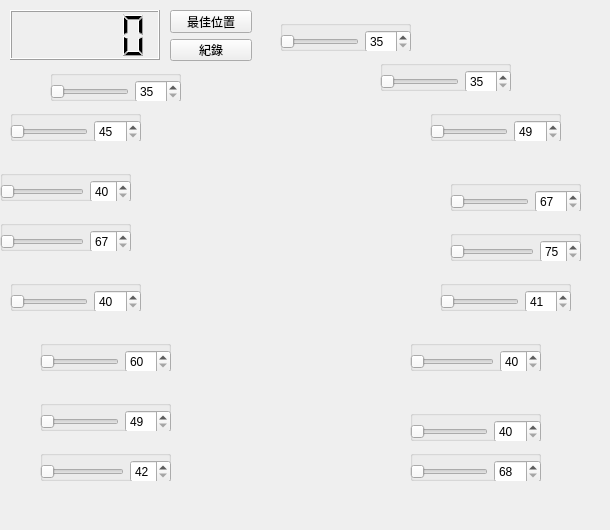
    <widget class="QWidget" name="tab">
     <attribute name="title">
      <string>教學視窗</string>
     </attribute>
     <widget class="QGroupBox" name="groupBox_16">
      <property name="geometry">
       <rect>
        <x>410</x>
        <y>450</y>
        <width>131</width>
        <height>31</height>
       </rect>
      </property>
      <property name="autoFillBackground">
       <bool>true</bool>
      </property>
      <property name="title">
       <string/>
      </property>
      <widget class="QWidget" name="layoutWidget_15">
       <property name="geometry">
        <rect>
         <x>0</x>
         <y>10</y>
         <width>131</width>
         <height>23</height>
        </rect>
       </property>
       <layout class="QHBoxLayout" name="horizontalLayout_31">
        <item>
         <widget class="QSlider" name="horizontalSlider_16">
          <property name="autoFillBackground">
           <bool>false</bool>
          </property>
          <property name="minimum">
           <number>68</number>
          </property>
          <property name="maximum">
           <number>108</number>
          </property>
          <property name="orientation">
           <enum>Qt::Horizontal</enum>
          </property>
         </widget>
        </item>
        <item>
         <widget class="QSpinBox" name="spinBox_16">
          <property name="minimum">
           <number>68</number>
          </property>
          <property name="maximum">
           <number>108</number>
          </property>
         </widget>
        </item>
       </layout>
      </widget>
     </widget>
     <widget class="QGroupBox" name="groupBox_7">
      <property name="geometry">
       <rect>
        <x>0</x>
        <y>170</y>
        <width>131</width>
        <height>31</height>
       </rect>
      </property>
      <property name="autoFillBackground">
       <bool>true</bool>
      </property>
      <property name="title">
       <string/>
      </property>
      <widget class="QWidget" name="layoutWidget_6">
       <property name="geometry">
        <rect>
         <x>0</x>
         <y>10</y>
         <width>131</width>
         <height>23</height>
        </rect>
       </property>
       <layout class="QHBoxLayout" name="horizontalLayout_21">
        <item>
         <widget class="QSlider" name="horizontalSlider_3">
          <property name="autoFillBackground">
           <bool>false</bool>
          </property>
          <property name="minimum">
           <number>40</number>
          </property>
          <property name="maximum">
           <number>83</number>
          </property>
          <property name="orientation">
           <enum>Qt::Horizontal</enum>
          </property>
         </widget>
        </item>
        <item>
         <widget class="QSpinBox" name="spinBox_3">
          <property name="minimum">
           <number>40</number>
          </property>
          <property name="maximum">
           <number>83</number>
          </property>
         </widget>
        </item>
       </layout>
      </widget>
     </widget>
     <widget class="QGroupBox" name="groupBox_2">
      <property name="geometry">
       <rect>
        <x>40</x>
        <y>400</y>
        <width>131</width>
        <height>31</height>
       </rect>
      </property>
      <property name="autoFillBackground">
       <bool>true</bool>
      </property>
      <property name="title">
       <string/>
      </property>
      <widget class="QWidget" name="layoutWidget">
       <property name="geometry">
        <rect>
         <x>0</x>
         <y>10</y>
         <width>131</width>
         <height>23</height>
        </rect>
       </property>
       <layout class="QHBoxLayout" name="horizontalLayout_26">
        <item>
         <widget class="QSlider" name="horizontalSlider_7">
          <property name="autoFillBackground">
           <bool>false</bool>
          </property>
          <property name="minimum">
           <number>49</number>
          </property>
          <property name="maximum">
           <number>110</number>
          </property>
          <property name="orientation">
           <enum>Qt::Horizontal</enum>
          </property>
         </widget>
        </item>
        <item>
         <widget class="QSpinBox" name="spinBox_7">
          <property name="minimum">
           <number>49</number>
          </property>
          <property name="maximum">
           <number>110</number>
          </property>
         </widget>
        </item>
       </layout>
      </widget>
     </widget>
     <widget class="QGroupBox" name="groupBox_3">
      <property name="geometry">
       <rect>
        <x>40</x>
        <y>340</y>
        <width>131</width>
        <height>31</height>
       </rect>
      </property>
      <property name="autoFillBackground">
       <bool>true</bool>
      </property>
      <property name="title">
       <string/>
      </property>
      <widget class="QWidget" name="layoutWidget_2">
       <property name="geometry">
        <rect>
         <x>0</x>
         <y>10</y>
         <width>131</width>
         <height>23</height>
        </rect>
       </property>
       <layout class="QHBoxLayout" name="horizontalLayout_17">
        <item>
         <widget class="QSlider" name="horizontalSlider_6">
          <property name="autoFillBackground">
           <bool>false</bool>
          </property>
          <property name="minimum">
           <number>60</number>
          </property>
          <property name="maximum">
           <number>110</number>
          </property>
          <property name="orientation">
           <enum>Qt::Horizontal</enum>
          </property>
         </widget>
        </item>
        <item>
         <widget class="QSpinBox" name="spinBox_6">
          <property name="minimum">
           <number>60</number>
          </property>
          <property name="maximum">
           <number>110</number>
          </property>
         </widget>
        </item>
       </layout>
      </widget>
     </widget>
     <widget class="QGroupBox" name="groupBox_13">
      <property name="geometry">
       <rect>
        <x>440</x>
        <y>280</y>
        <width>131</width>
        <height>31</height>
       </rect>
      </property>
      <property name="autoFillBackground">
       <bool>true</bool>
      </property>
      <property name="title">
       <string/>
      </property>
      <widget class="QWidget" name="layoutWidget_12">
       <property name="geometry">
        <rect>
         <x>0</x>
         <y>10</y>
         <width>131</width>
         <height>23</height>
        </rect>
       </property>
       <layout class="QHBoxLayout" name="horizontalLayout_28">
        <item>
         <widget class="QSlider" name="horizontalSlider_13">
          <property name="autoFillBackground">
           <bool>false</bool>
          </property>
          <property name="minimum">
           <number>41</number>
          </property>
          <property name="maximum">
           <number>110</number>
          </property>
          <property name="orientation">
           <enum>Qt::Horizontal</enum>
          </property>
         </widget>
        </item>
        <item>
         <widget class="QSpinBox" name="spinBox_13">
          <property name="minimum">
           <number>41</number>
          </property>
          <property name="maximum">
           <number>110</number>
          </property>
         </widget>
        </item>
       </layout>
      </widget>
     </widget>
     <widget class="QGroupBox" name="groupBox_11">
      <property name="geometry">
       <rect>
        <x>450</x>
        <y>230</y>
        <width>131</width>
        <height>31</height>
       </rect>
      </property>
      <property name="autoFillBackground">
       <bool>true</bool>
      </property>
      <property name="title">
       <string/>
      </property>
      <widget class="QWidget" name="layoutWidget_10">
       <property name="geometry">
        <rect>
         <x>0</x>
         <y>10</y>
         <width>131</width>
         <height>23</height>
        </rect>
       </property>
       <layout class="QHBoxLayout" name="horizontalLayout_24">
        <item>
         <widget class="QSlider" name="horizontalSlider_12">
          <property name="autoFillBackground">
           <bool>false</bool>
          </property>
          <property name="minimum">
           <number>75</number>
          </property>
          <property name="maximum">
           <number>83</number>
          </property>
          <property name="orientation">
           <enum>Qt::Horizontal</enum>
          </property>
         </widget>
        </item>
        <item>
         <widget class="QSpinBox" name="spinBox_12">
          <property name="minimum">
           <number>75</number>
          </property>
          <property name="maximum">
           <number>83</number>
          </property>
         </widget>
        </item>
       </layout>
      </widget>
     </widget>
     <widget class="QGroupBox" name="groupBox_10">
      <property name="geometry">
       <rect>
        <x>380</x>
        <y>60</y>
        <width>131</width>
        <height>31</height>
       </rect>
      </property>
      <property name="autoFillBackground">
       <bool>true</bool>
      </property>
      <property name="title">
       <string/>
      </property>
      <widget class="QWidget" name="layoutWidget_9">
       <property name="geometry">
        <rect>
         <x>0</x>
         <y>10</y>
         <width>131</width>
         <height>23</height>
        </rect>
       </property>
       <layout class="QHBoxLayout" name="horizontalLayout_23">
        <item>
         <widget class="QSlider" name="horizontalSlider_9">
          <property name="autoFillBackground">
           <bool>false</bool>
          </property>
          <property name="minimum">
           <number>35</number>
          </property>
          <property name="maximum">
           <number>115</number>
          </property>
          <property name="orientation">
           <enum>Qt::Horizontal</enum>
          </property>
         </widget>
        </item>
        <item>
         <widget class="QSpinBox" name="spinBox_9">
          <property name="minimum">
           <number>35</number>
          </property>
          <property name="maximum">
           <number>115</number>
          </property>
         </widget>
        </item>
       </layout>
      </widget>
     </widget>
     <widget class="QGroupBox" name="groupBox_14">
      <property name="geometry">
       <rect>
        <x>450</x>
        <y>180</y>
        <width>131</width>
        <height>31</height>
       </rect>
      </property>
      <property name="autoFillBackground">
       <bool>true</bool>
      </property>
      <property name="title">
       <string/>
      </property>
      <widget class="QWidget" name="layoutWidget_13">
       <property name="geometry">
        <rect>
         <x>0</x>
         <y>10</y>
         <width>131</width>
         <height>23</height>
        </rect>
       </property>
       <layout class="QHBoxLayout" name="horizontalLayout_29">
        <item>
         <widget class="QSlider" name="horizontalSlider_11">
          <property name="autoFillBackground">
           <bool>false</bool>
          </property>
          <property name="minimum">
           <number>67</number>
          </property>
          <property name="maximum">
           <number>110</number>
          </property>
          <property name="orientation">
           <enum>Qt::Horizontal</enum>
          </property>
         </widget>
        </item>
        <item>
         <widget class="QSpinBox" name="spinBox_11">
          <property name="minimum">
           <number>67</number>
          </property>
          <property name="maximum">
           <number>110</number>
          </property>
         </widget>
        </item>
       </layout>
      </widget>
     </widget>
     <widget class="QGroupBox" name="groupBox">
      <property name="geometry">
       <rect>
        <x>40</x>
        <y>450</y>
        <width>131</width>
        <height>31</height>
       </rect>
      </property>
      <property name="autoFillBackground">
       <bool>true</bool>
      </property>
      <property name="title">
       <string/>
      </property>
      <widget class="QWidget" name="layoutWidget_3">
       <property name="geometry">
        <rect>
         <x>0</x>
         <y>10</y>
         <width>131</width>
         <height>23</height>
        </rect>
       </property>
       <layout class="QHBoxLayout" name="horizontalLayout_16">
        <item>
         <widget class="QSlider" name="horizontalSlider_8">
          <property name="autoFillBackground">
           <bool>false</bool>
          </property>
          <property name="minimum">
           <number>42</number>
          </property>
          <property name="maximum">
           <number>82</number>
          </property>
          <property name="orientation">
           <enum>Qt::Horizontal</enum>
          </property>
         </widget>
        </item>
        <item>
         <widget class="QSpinBox" name="spinBox_8">
          <property name="minimum">
           <number>42</number>
          </property>
          <property name="maximum">
           <number>82</number>
          </property>
         </widget>
        </item>
       </layout>
      </widget>
     </widget>
     <widget class="QGroupBox" name="groupBox_9">
      <property name="geometry">
       <rect>
        <x>10</x>
        <y>110</y>
        <width>131</width>
        <height>31</height>
       </rect>
      </property>
      <property name="autoFillBackground">
       <bool>true</bool>
      </property>
      <property name="title">
       <string/>
      </property>
      <widget class="QWidget" name="layoutWidget_8">
       <property name="geometry">
        <rect>
         <x>0</x>
         <y>10</y>
         <width>131</width>
         <height>23</height>
        </rect>
       </property>
       <layout class="QHBoxLayout" name="horizontalLayout_22">
        <item>
         <widget class="QSlider" name="horizontalSlider_2">
          <property name="autoFillBackground">
           <bool>false</bool>
          </property>
          <property name="minimum">
           <number>45</number>
          </property>
          <property name="maximum">
           <number>101</number>
          </property>
          <property name="orientation">
           <enum>Qt::Horizontal</enum>
          </property>
         </widget>
        </item>
        <item>
         <widget class="QSpinBox" name="spinBox_2">
          <property name="minimum">
           <number>45</number>
          </property>
          <property name="maximum">
           <number>101</number>
          </property>
         </widget>
        </item>
       </layout>
      </widget>
     </widget>
     <widget class="QGroupBox" name="groupBox_12">
      <property name="geometry">
       <rect>
        <x>430</x>
        <y>110</y>
        <width>131</width>
        <height>31</height>
       </rect>
      </property>
      <property name="autoFillBackground">
       <bool>true</bool>
      </property>
      <property name="title">
       <string/>
      </property>
      <widget class="QWidget" name="layoutWidget_11">
       <property name="geometry">
        <rect>
         <x>0</x>
         <y>10</y>
         <width>131</width>
         <height>23</height>
        </rect>
       </property>
       <layout class="QHBoxLayout" name="horizontalLayout_25">
        <item>
         <widget class="QSlider" name="horizontalSlider_10">
          <property name="autoFillBackground">
           <bool>false</bool>
          </property>
          <property name="minimum">
           <number>49</number>
          </property>
          <property name="maximum">
           <number>105</number>
          </property>
          <property name="orientation">
           <enum>Qt::Horizontal</enum>
          </property>
         </widget>
        </item>
        <item>
         <widget class="QSpinBox" name="spinBox_10">
          <property name="minimum">
           <number>49</number>
          </property>
          <property name="maximum">
           <number>105</number>
          </property>
         </widget>
        </item>
       </layout>
      </widget>
     </widget>
     <widget class="QGroupBox" name="groupBox_17">
      <property name="geometry">
       <rect>
        <x>410</x>
        <y>410</y>
        <width>131</width>
        <height>31</height>
       </rect>
      </property>
      <property name="autoFillBackground">
       <bool>true</bool>
      </property>
      <property name="title">
       <string/>
      </property>
      <widget class="QWidget" name="layoutWidget_16">
       <property name="geometry">
        <rect>
         <x>0</x>
         <y>10</y>
         <width>131</width>
         <height>23</height>
        </rect>
       </property>
       <layout class="QHBoxLayout" name="horizontalLayout_32">
        <item>
         <widget class="QSlider" name="horizontalSlider_15">
          <property name="autoFillBackground">
           <bool>false</bool>
          </property>
          <property name="minimum">
           <number>40</number>
          </property>
          <property name="maximum">
           <number>101</number>
          </property>
          <property name="orientation">
           <enum>Qt::Horizontal</enum>
          </property>
         </widget>
        </item>
        <item>
         <widget class="QSpinBox" name="spinBox_15">
          <property name="minimum">
           <number>40</number>
          </property>
          <property name="maximum">
           <number>101</number>
          </property>
         </widget>
        </item>
       </layout>
      </widget>
     </widget>
     <widget class="QGroupBox" name="groupBox_15">
      <property name="geometry">
       <rect>
        <x>410</x>
        <y>340</y>
        <width>131</width>
        <height>31</height>
       </rect>
      </property>
      <property name="autoFillBackground">
       <bool>true</bool>
      </property>
      <property name="title">
       <string/>
      </property>
      <widget class="QWidget" name="layoutWidget_14">
       <property name="geometry">
        <rect>
         <x>0</x>
         <y>10</y>
         <width>131</width>
         <height>23</height>
        </rect>
       </property>
       <layout class="QHBoxLayout" name="horizontalLayout_30">
        <item>
         <widget class="QSlider" name="horizontalSlider_14">
          <property name="autoFillBackground">
           <bool>false</bool>
          </property>
          <property name="minimum">
           <number>40</number>
          </property>
          <property name="maximum">
           <number>90</number>
          </property>
          <property name="orientation">
           <enum>Qt::Horizontal</enum>
          </property>
         </widget>
        </item>
        <item>
         <widget class="QSpinBox" name="spinBox_14">
          <property name="minimum">
           <number>40</number>
          </property>
          <property name="maximum">
           <number>90</number>
          </property>
         </widget>
        </item>
       </layout>
      </widget>
     </widget>
     <widget class="QGroupBox" name="groupBox_8">
      <property name="geometry">
       <rect>
        <x>280</x>
        <y>20</y>
        <width>131</width>
        <height>31</height>
       </rect>
      </property>
      <property name="autoFillBackground">
       <bool>true</bool>
      </property>
      <property name="title">
       <string/>
      </property>
      <widget class="QWidget" name="layoutWidget_7">
       <property name="geometry">
        <rect>
         <x>0</x>
         <y>10</y>
         <width>131</width>
         <height>23</height>
        </rect>
       </property>
       <layout class="QHBoxLayout" name="horizontalLayout_27">
        <item>
         <widget class="QSlider" name="horizontalSlider">
          <property name="autoFillBackground">
           <bool>false</bool>
          </property>
          <property name="minimum">
           <number>35</number>
          </property>
          <property name="maximum">
           <number>115</number>
          </property>
          <property name="orientation">
           <enum>Qt::Horizontal</enum>
          </property>
         </widget>
        </item>
        <item>
         <widget class="QSpinBox" name="spinBox">
          <property name="minimum">
           <number>35</number>
          </property>
          <property name="maximum">
           <number>115</number>
          </property>
         </widget>
        </item>
       </layout>
      </widget>
     </widget>
     <widget class="QGroupBox" name="groupBox_4">
      <property name="geometry">
       <rect>
        <x>10</x>
        <y>280</y>
        <width>131</width>
        <height>31</height>
       </rect>
      </property>
      <property name="autoFillBackground">
       <bool>true</bool>
      </property>
      <property name="title">
       <string/>
      </property>
      <widget class="QWidget" name="layoutWidget_4">
       <property name="geometry">
        <rect>
         <x>0</x>
         <y>10</y>
         <width>131</width>
         <height>23</height>
        </rect>
       </property>
       <layout class="QHBoxLayout" name="horizontalLayout_18">
        <item>
         <widget class="QSlider" name="horizontalSlider_5">
          <property name="autoFillBackground">
           <bool>false</bool>
          </property>
          <property name="minimum">
           <number>40</number>
          </property>
          <property name="maximum">
           <number>109</number>
          </property>
          <property name="orientation">
           <enum>Qt::Horizontal</enum>
          </property>
         </widget>
        </item>
        <item>
         <widget class="QSpinBox" name="spinBox_5">
          <property name="minimum">
           <number>40</number>
          </property>
          <property name="maximum">
           <number>109</number>
          </property>
         </widget>
        </item>
       </layout>
      </widget>
     </widget>
     <widget class="QGroupBox" name="groupBox_5">
      <property name="geometry">
       <rect>
        <x>0</x>
        <y>220</y>
        <width>131</width>
        <height>31</height>
       </rect>
      </property>
      <property name="autoFillBackground">
       <bool>true</bool>
      </property>
      <property name="title">
       <string/>
      </property>
      <widget class="QWidget" name="layoutWidget_5">
       <property name="geometry">
        <rect>
         <x>0</x>
         <y>10</y>
         <width>131</width>
         <height>23</height>
        </rect>
       </property>
       <layout class="QHBoxLayout" name="horizontalLayout_19">
        <item>
         <widget class="QSlider" name="horizontalSlider_4">
          <property name="autoFillBackground">
           <bool>false</bool>
          </property>
          <property name="minimum">
           <number>67</number>
          </property>
          <property name="maximum">
           <number>75</number>
          </property>
          <property name="orientation">
           <enum>Qt::Horizontal</enum>
          </property>
         </widget>
        </item>
        <item>
         <widget class="QSpinBox" name="spinBox_4">
          <property name="minimum">
           <number>67</number>
          </property>
          <property name="maximum">
           <number>75</number>
          </property>
         </widget>
        </item>
       </layout>
      </widget>
     </widget>
     <widget class="QGroupBox" name="groupBox_6">
      <property name="geometry">
       <rect>
        <x>50</x>
        <y>70</y>
        <width>131</width>
        <height>31</height>
       </rect>
      </property>
      <property name="autoFillBackground">
       <bool>true</bool>
      </property>
      <property name="title">
       <string/>
      </property>
      <widget class="QWidget" name="layoutWidget_17">
       <property name="geometry">
        <rect>
         <x>0</x>
         <y>10</y>
         <width>131</width>
         <height>23</height>
        </rect>
       </property>
       <layout class="QHBoxLayout" name="horizontalLayout_20">
        <item>
         <widget class="QSlider" name="horizontalSlider_1">
          <property name="autoFillBackground">
           <bool>false</bool>
          </property>
          <property name="minimum">
           <number>35</number>
          </property>
          <property name="maximum">
           <number>115</number>
          </property>
          <property name="orientation">
           <enum>Qt::Horizontal</enum>
          </property>
         </widget>
        </item>
        <item>
         <widget class="QSpinBox" name="spinBox_1">
          <property name="minimum">
           <number>35</number>
          </property>
          <property name="maximum">
           <number>115</number>
          </property>
         </widget>
        </item>
       </layout>
      </widget>
     </widget>
     <widget class="QLCDNumber" name="lcdNumber">
      <property name="geometry">
       <rect>
        <x>10</x>
        <y>10</y>
        <width>150</width>
        <height>50</height>
       </rect>
      </property>
     </widget>
     <widget class="QLabel" name="label">
      <property name="geometry">
       <rect>
        <x>-6</x>
        <y>-2</y>
        <width>601</width>
        <height>521</height>
       </rect>
      </property>
      <property name="text">
       <string/>
      </property>
      <property name="pixmap">
       <pixmap>_background.jpg</pixmap>
      </property>
     </widget>
     <widget class="QWidget" name="layoutWidget_18">
      <property name="geometry">
       <rect>
        <x>170</x>
        <y>10</y>
        <width>82</width>
        <height>51</height>
       </rect>
      </property>
      <layout class="QVBoxLayout" name="verticalLayout">
       <item>
        <widget class="QPushButton" name="pushButton_9">
         <property name="text">
          <string>最佳位置</string>
         </property>
        </widget>
       </item>
       <item>
        <widget class="QPushButton" name="pushButton_8">
         <property name="text">
          <string>紀錄</string>
         </property>
        </widget>
       </item>
      </layout>
     </widget>
     <zorder>label</zorder>
     <zorder>groupBox_16</zorder>
     <zorder>groupBox_7</zorder>
     <zorder>groupBox_2</zorder>
     <zorder>groupBox_3</zorder>
     <zorder>groupBox_13</zorder>
     <zorder>groupBox_11</zorder>
     <zorder>groupBox_10</zorder>
     <zorder>groupBox_14</zorder>
     <zorder>groupBox</zorder>
     <zorder>groupBox_9</zorder>
     <zorder>groupBox_12</zorder>
     <zorder>groupBox_17</zorder>
     <zorder>groupBox_15</zorder>
     <zorder>groupBox_8</zorder>
     <zorder>groupBox_4</zorder>
     <zorder>groupBox_5</zorder>
     <zorder>groupBox_6</zorder>
     <zorder>lcdNumber</zorder>
     <zorder>layoutWidget_18</zorder>
    </widget>
